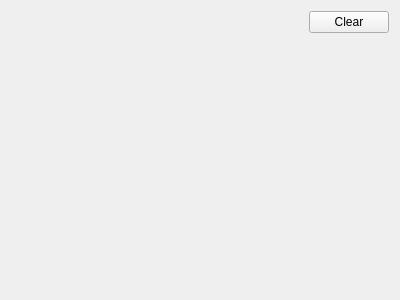
<?xml version="1.0" encoding="UTF-8"?>
<ui version="4.0">
 <class>tab2_sensor</class>
 <widget class="QWidget" name="tab2_sensor">
  <property name="geometry">
   <rect>
    <x>0</x>
    <y>0</y>
    <width>400</width>
    <height>300</height>
   </rect>
  </property>
  <property name="windowTitle">
   <string>Form</string>
  </property>
  <layout class="QVBoxLayout" name="verticalLayout_2">
   <item>
    <layout class="QVBoxLayout" name="verticalLayout" stretch="1,9">
     <item>
      <layout class="QHBoxLayout" name="horizontalLayout" stretch="9,1">
       <item>
        <spacer name="horizontalSpacer">
         <property name="orientation">
          <enum>Qt::Orientation::Horizontal</enum>
         </property>
         <property name="sizeHint" stdset="0">
          <size>
           <width>40</width>
           <height>20</height>
          </size>
         </property>
        </spacer>
       </item>
       <item>
        <widget class="QPushButton" name="p_clear_button">
         <property name="text">
          <string>Clear</string>
         </property>
        </widget>
       </item>
      </layout>
     </item>
     <item>
      <layout class="QHBoxLayout" name="p_chart_view_layout"/>
     </item>
    </layout>
   </item>
  </layout>
 </widget>
 <resources/>
 <connections/>
</ui>
